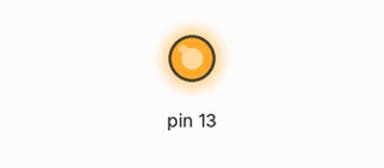
This sketch was run on a simulated Arduino Uno, built with avr-gcc and run on an emulated ATmega328P. On the bench: output pins drawn as LEDs (lit = HIGH).

Above: at 0.15 s.
At 5.7 s:
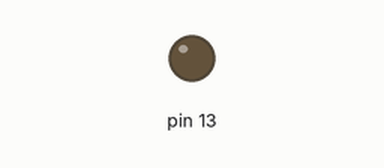
Timing chart, 0 to 8.3 s (numbered marks = the images above):
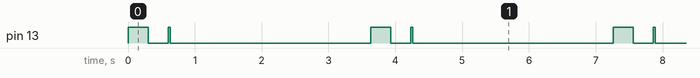

Measured:
- by itself, pin 13: repeats every 3.6 s: LOW 0.30 s, HIGH 0.03 s, LOW 3.0 s, HIGH 0.30 s
- by itself, everything shown: repeats every 3.6 s, in 4 steps

The sketch:

blink.ino
```cpp
void setup() {
  pinMode(13, OUTPUT);
}
void loop() {
  digitalWrite(13, HIGH);
  delay(300);
  digitalWrite(13, LOW);
  delay(300);
  digitalWrite(13, HIGH);
  delay(30);
  digitalWrite(13, LOW);
  delay(3000);
}
```
